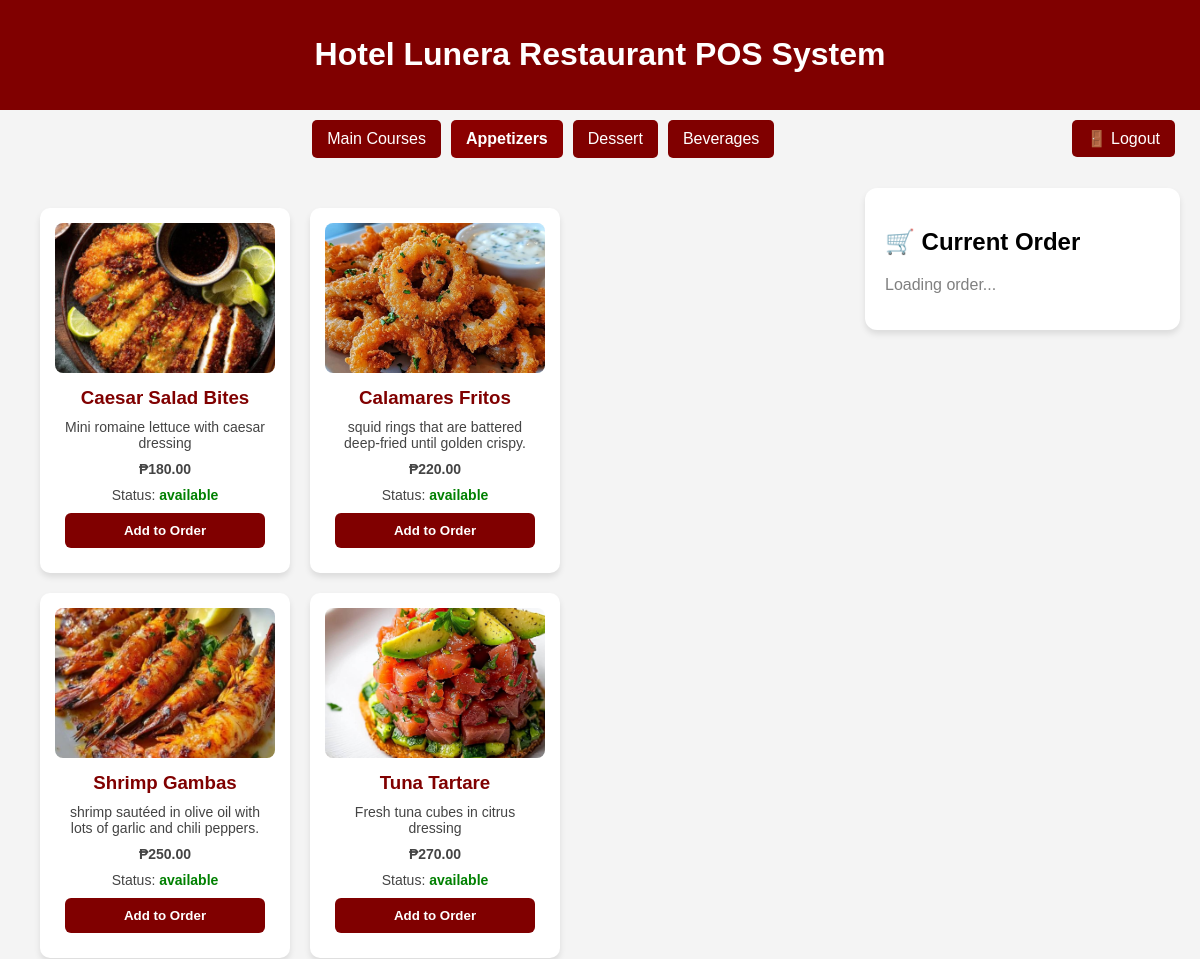
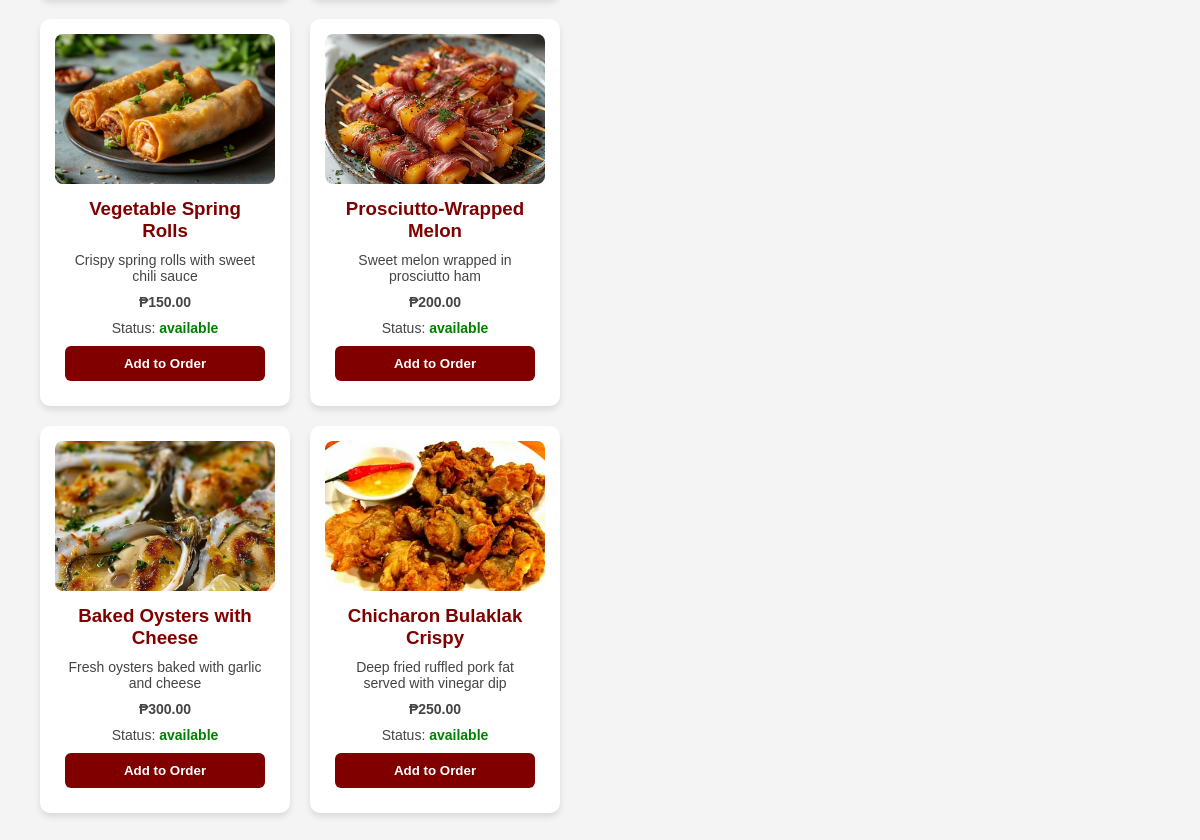
Screenshot of /index.php?category=Appetizers (signed in) with the database file from the repository (2 pictures, top to bottom).
### tables this page shows
CREATE TABLE menu (
    id INT AUTO_INCREMENT PRIMARY KEY,
    name VARCHAR(100) NOT NULL,
    description TEXT,
    price DECIMAL(10,2) NOT NULL,
    image VARCHAR(255) DEFAULT 'noimage.jpg',
    status ENUM('available','unavailable') DEFAULT 'available',
    category VARCHAR(50)
);

### index.php (the view, shortened to what this page needs)
<?php
include("connection.php");
$conn->query("CREATE TABLE IF NOT EXISTS orders (
    id INT AUTO_INCREMENT PRIMARY KEY,
    user_id INT NOT NULL,
    status VARCHAR(20) DEFAULT 'pending',
    created_at TIMESTAMP DEFAULT CURRENT_TIMESTAMP
) ENGINE=InnoDB");
$conn->query("CREATE TABLE IF NOT EXISTS order_items (
    id INT AUTO_INCREMENT PRIMARY KEY,
    order_id INT NOT NULL,
    menu_id INT NOT NULL,
    quantity INT DEFAULT 1,
    sugar_level VARCHAR(10) DEFAULT '100%',
    created_at TIMESTAMP DEFAULT CURRENT_TIMESTAMP
) ENGINE=InnoDB");
$category = isset($_GET['category']) ? $_GET['category'] : 'Main Courses';
$stmt = $conn->prepare("SELECT * FROM menu WHERE category = ?");
$stmt->bind_param("s", $category);
$stmt->execute();
$menu = $stmt->get_result();
?>
<!DOCTYPE html>
<html lang="en">
<head>
<link rel="stylesheet" href="assets/css/style.css">
</head>
<body>
<header><h1>Hotel Lunera Restaurant POS System</h1></header>
<div class="top-buttons">
    <div class="nav-center">
        <a href="index.php?category=Main Courses" class="<?= ($category == 'Main Courses') ? 'active' : '' ?>">Main Courses</a>
        <a href="index.php?category=Appetizers" class="<?= ($category == 'Appetizers') ? 'active' : '' ?>">Appetizers</a>
        <a href="index.php?category=Dessert" class="<?= ($category == 'Dessert') ? 'active' : '' ?>">Dessert</a>
        <a href="index.php?category=Beverages" class="<?= ($category == 'Beverages') ? 'active' : '' ?>">Beverages</a>
    </div>
    <div class="nav-right">
        <a href="logout.php">🚪 Logout</a>
    </div>
</div>
<div class="dashboard">
    <div class="menu-section">
        <div class="menu-container">
        <?php while ($row = $menu->fetch_assoc()): ?>
            <div class="menu-card" data-category="<?= htmlspecialchars($row['category']) ?>">
                <img src="images/<?= htmlspecialchars($row['image']) ?>" alt="<?= htmlspecialchars($row['name']) ?>" onerror="this.src='images/placeholder.png'">
                <h3><?= htmlspecialchars($row['name']) ?></h3>
                <p><?= htmlspecialchars($row['description']) ?></p>
                <p class="price">₱<?= number_format($row['price'], 2) ?></p>
                <p>Status: <b style="color:<?= ($row['status'] === 'available') ? 'green' : 'red' ?>"><?= htmlspecialchars($row['status']) ?></b></p>
                <button class="order-btn" onclick="addToOrder(<?= (int)$row['id'] ?>, '<?= htmlspecialchars($row['category']) ?>')" <?= ($row['status'] === 'available') ? '' : 'disabled' ?>>Add to Order</button>
            </div>
        <?php endwhile; ?>
        </div>
    </div>
    <div class="order-section">
        <h2>🛒 Current Order</h2>
        <div class="order-list">
            <p style="color:gray;">Loading order...</p>
        </div>
    </div>
</div>
</body>
</html>

### assets/css/style.css (style rules this page uses)
body { font-family: Arial, sans-serif; margin: 0; background: #f9f9f9; }
.menu-container { padding: 20px; display: grid; grid-template-columns: repeat(auto-fit, minmax(250px, 1fr)); gap: 20px; }
.menu-card { background: white; border-radius: 10px; box-shadow: 0 2px 5px rgba(0,0,0,0.2); overflow: hidden; }
.menu-card img { width: 100%; height: 150px; object-fit: cover; }
.menu-card h3 { margin: 10px; color: maroon; }
.menu-card p { margin: 10px; font-size: 14px; color: #444; }
.menu-card .price { margin: 10px; font-weight: bold; }
.menu-card button { display: block; width: calc(100% - 20px); margin: 10px; padding: 10px; background: maroon; color: white; border: none; border-radius: 6px; cursor: pointer; }
.order-btn { display: block; width: 100%; padding: 10px; background: green; color: white; border: none; border-radius: 6px; font-weight: bold; cursor: pointer; }

### index.php (style rules this page uses)
body { font-family: Arial, sans-serif; background: #f4f4f4; margin: 0; padding: 0; }
header { background: maroon; color: white; padding: 15px; text-align: center; }
.top-buttons { display: flex; justify-content: space-between; align-items: center; background: #f4f4f4; padding: 10px 20px; }
.nav-center { flex: 1; display: flex; justify-content: center; flex-wrap: wrap; }
.nav-center a, .nav-right a { text-decoration: none; background: maroon; color: white; padding: 10px 15px; border-radius: 5px; margin: 0 5px; transition: 0.3s; }
.nav-center a.active { background: darkred; font-weight: bold; }
.dashboard { display: flex; gap: 20px; padding: 20px; }
.menu-section { flex: 3; }
.order-section { flex: 1; background: white; padding: 20px; border-radius: 12px; box-shadow: 0 4px 6px rgba(0,0,0,0.1); height: fit-content; position: sticky; top: 20px; }
.menu-container { display: flex; flex-wrap: wrap; gap: 20px; }
.menu-card { background: white; border-radius: 10px; padding: 15px; width: 220px; box-shadow: 0 4px 6px rgba(0,0,0,0.1); text-align: center; }
.menu-card img { width: 100%; height: 150px; object-fit: cover; border-radius: 8px; }
.price { font-weight: bold; color: maroon; }
.order-btn { border-radius: 6px; font-weight: bold; cursor: pointer; display: block; padding: 8px; background: darkgreen; color: white; text-decoration: none; margin-top: 10px; border: none; }

### rows the page displays
menu: image (picture), name "Caesar Salad Bites", description "Mini romaine lettuce with caesar dressing", price "180.00", status "available"
menu: image (picture), name "Calamares Fritos", description "squid rings that are battered deep-fried until golden crispy.", price "220.00", status "available"
menu: image (picture), name "Shrimp Gambas", description "shrimp sautéed in olive oil with lots of garlic and chili peppers.", price "250.00", status "available"
menu: image (picture), name "Tuna Tartare", description "Fresh tuna cubes in citrus dressing", price "270.00", status "available"
menu: image (picture), name "Vegetable Spring Rolls", description "Crispy spring rolls with sweet chili sauce", price "150.00", status "available"
menu: image (picture), name "Prosciutto-Wrapped Melon", description "Sweet melon wrapped in prosciutto ham", price "200.00", status "available"
menu: image (picture), name "Baked Oysters with Cheese", description "Fresh oysters baked with garlic and cheese", price "300.00", status "available"
menu: image (picture), name "Chicharon Bulaklak Crispy", description "Deep fried ruffled pork fat served with vinegar dip", price "250.00", status "available"
